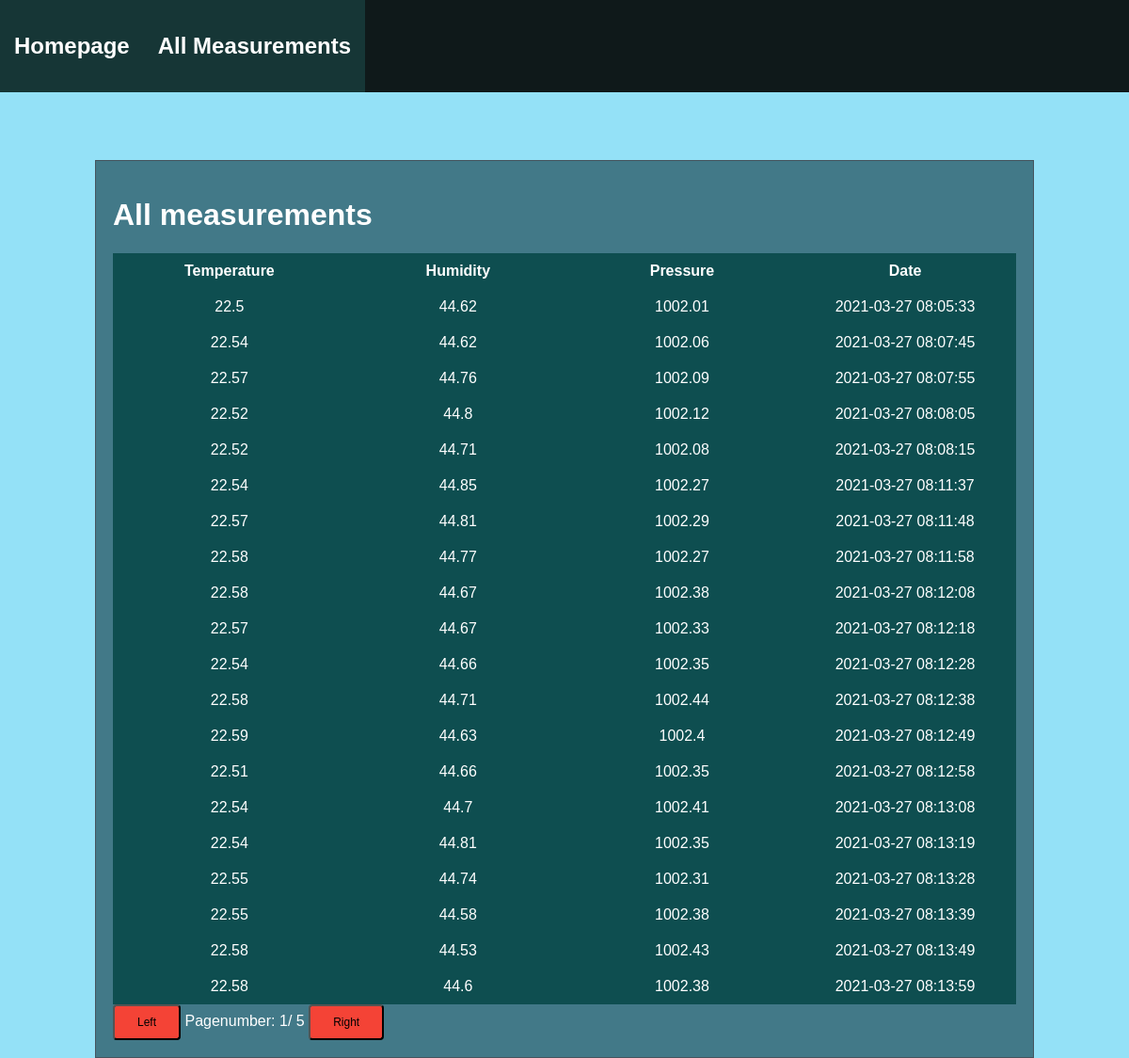
Page /measurements on the earlier database version.
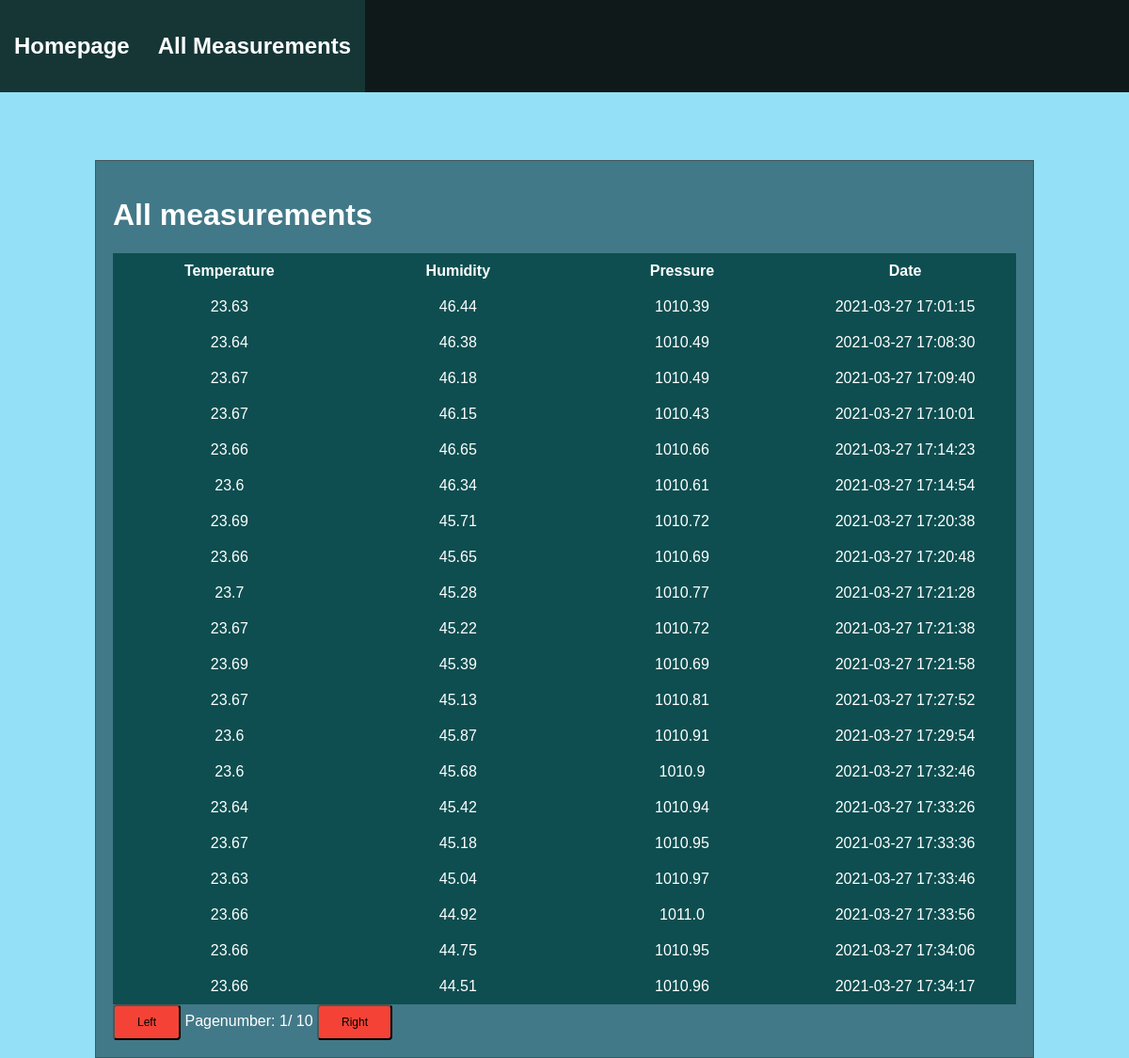
Same page on the later database version.
### tables this page shows
CREATE TABLE measurements(
    temp FLOAT(2) NOT NULL,
    hum FLOAT(2) NOT NULL,
    press FLOAT(2) NOT NULL,
    date TIMESTAMP NOT NULL
 );

### app.py (the view)
@app.route("/measurements")
def measurements():
    return render_template("/html/measurements.html", config=__CONFIG, data=db.get_measurements())

### measurements_db.py (called while the page is built)
def get_measurements():
    with sqlite3.connect(
        __MEASUREMENTS_DB, detect_types=sqlite3.PARSE_DECLTYPES | sqlite3.PARSE_COLNAMES
        ) as conn:
        cur = conn.cursor()
        cur.execute("SELECT * FROM measurements ORDER BY date ASC")
        return cur.fetchall()

### templates/html/measurements.html (shortened to what this page needs)
<!DOCTYPE html>
    {% extends "/html/layout.html" %}
    {% set active_page = "measurements" %}
    {% block content %}
        <h1>All measurements</h1>
            <table>
                    <tr>
                        <th>Temperature</th>
                        <th>Humidity</th>
                        <th>Pressure</th>
                        <th>Date</th>
                    </tr>
                <tbody id="messages">
                {% for n in data[0:20] %}
                    <tr>
                        <td> {{n[0]}} </td>
                        <td> {{n[1]}} </td>
                        <td> {{n[2]}} </td>
                        <td> {{n[3]}} </td>
                    </tr>
                {% endfor %}
                </tbody>
            </table>
            <button id="left"> Left </button>
            <div id="pagenum">Pagenumber: 1/ {{((data|length)/20)|round|int}}</div>
            <button id="right"> Right </button>
{% endblock content %}

### templates/html/layout.html (shortened to what this page needs)
<!DOCTYPE html>
<html>
    <head>
    <link rel="stylesheet" href="{{config['prefix']}}/static/style/main.css">
    </head>
    <body>
        <nav>
            {% set menu_bar = [
                ('./home', 'home', 'Homepage'),
                ('./measurements', 'measurements', 'All Measurements'),
            ] -%}
            {% set active_page = active_page|default('home') -%}
            <ul>
                {% for href, id, caption in menu_bar %}
                <li><a {% if id == active_page %} class="active" {% endif %} href="{{ href|e }}"><h2>{{ caption|e }}</h2></a></li>
                {% endfor %}
            </ul>
        </nav>
        <main>
            {% block content %}{% endblock %}
        </main>
    </body>
</html>

### static/style/main.css (style rules this page uses)
body { margin: 0; background-color: #92e1f7f8; height:100vh; width: 100%; display: flex; font-family: sans-serif; margin-top: 100px; align-items: center; }
nav ul { background-color: rgb(15, 25, 26); list-style-type: none; margin: 0; padding: 0; top: 0; left: 0; overflow: hidden; position: fixed; width: 100%; }
nav ul li { float: left; }
nav ul li a { display: block; color: white; text-decoration: none; text-align: center; padding: 15px 15px; }
nav ul .active { background-color: rgb(22, 54, 54); }
main { display: inline-block; color: white; width: 80%; height:fit-content; margin: auto; margin-top: 70px; background-color: #407785f8; padding: 18px; border: 1px solid rgb(69, 84, 94); }
table { border-collapse: collapse; }
td, th { padding: 0.5rem; width: 300px; background-color:none; padding: 10px; margin: 10px 10px; background-color: rgb(14, 78, 80); color: white; text-align: center; }
div[id="pagenum"] { display: inline-block; }
button { display:inline-block; background-color: #f44336; border-radius: 4px; padding: 10px 24px; font-size: 12px; }

Differences in the rows shown:
changed measurements (number 1 of 20 on the later page): temp "22.5" → "23.63"; hum "44.62" → "46.44"; press "1002.01" → "1010.39"; date "2021-03-27 08:05:33" → "2021-03-27 17:01:15"
changed measurements (number 2 of 20 on the later page): temp "22.54" → "23.64"; hum "44.62" → "46.38"; press "1002.06" → "1010.49"; date "2021-03-27 08:07:45" → "2021-03-27 17:08:30"
changed measurements (number 3 of 20 on the later page): temp "22.57" → "23.67"; hum "44.76" → "46.18"; press "1002.09" → "1010.49"; date "2021-03-27 08:07:55" → "2021-03-27 17:09:40"
changed measurements (number 4 of 20 on the later page): temp "22.52" → "23.67"; hum "44.8" → "46.15"; press "1002.12" → "1010.43"; date "2021-03-27 08:08:05" → "2021-03-27 17:10:01"
changed measurements (number 5 of 20 on the later page): temp "22.52" → "23.66"; hum "44.71" → "46.65"; press "1002.08" → "1010.66"; date "2021-03-27 08:08:15" → "2021-03-27 17:14:23"
changed measurements (number 6 of 20 on the later page): temp "22.54" → "23.6"; hum "44.85" → "46.34"; press "1002.27" → "1010.61"; date "2021-03-27 08:11:37" → "2021-03-27 17:14:54"
changed measurements (number 7 of 20 on the later page): temp "22.57" → "23.69"; hum "44.81" → "45.71"; press "1002.29" → "1010.72"; date "2021-03-27 08:11:48" → "2021-03-27 17:20:38"
changed measurements (number 8 of 20 on the later page): temp "22.58" → "23.66"; hum "44.77" → "45.65"; press "1002.27" → "1010.69"; date "2021-03-27 08:11:58" → "2021-03-27 17:20:48"
changed measurements (number 9 of 20 on the later page): temp "22.58" → "23.7"; hum "44.67" → "45.28"; press "1002.38" → "1010.77"; date "2021-03-27 08:12:08" → "2021-03-27 17:21:28"
changed measurements (number 10 of 20 on the later page): temp "22.57" → "23.67"; hum "44.67" → "45.22"; press "1002.33" → "1010.72"; date "2021-03-27 08:12:18" → "2021-03-27 17:21:38"
changed measurements (number 11 of 20 on the later page): temp "22.54" → "23.69"; hum "44.66" → "45.39"; press "1002.35" → "1010.69"; date "2021-03-27 08:12:28" → "2021-03-27 17:21:58"
changed measurements (number 12 of 20 on the later page): temp "22.58" → "23.67"; hum "44.71" → "45.13"; press "1002.44" → "1010.81"; date "2021-03-27 08:12:38" → "2021-03-27 17:27:52"
changed measurements (number 13 of 20 on the later page): temp "22.59" → "23.6"; hum "44.63" → "45.87"; press "1002.4" → "1010.91"; date "2021-03-27 08:12:49" → "2021-03-27 17:29:54"
changed measurements (number 14 of 20 on the later page): temp "22.51" → "23.6"; hum "44.66" → "45.68"; press "1002.35" → "1010.9"; date "2021-03-27 08:12:58" → "2021-03-27 17:32:46"
changed measurements (number 15 of 20 on the later page): temp "22.54" → "23.64"; hum "44.7" → "45.42"; press "1002.41" → "1010.94"; date "2021-03-27 08:13:08" → "2021-03-27 17:33:26"
changed measurements (number 16 of 20 on the later page): temp "22.54" → "23.67"; hum "44.81" → "45.18"; press "1002.35" → "1010.95"; date "2021-03-27 08:13:19" → "2021-03-27 17:33:36"
changed measurements (number 17 of 20 on the later page): temp "22.55" → "23.63"; hum "44.74" → "45.04"; press "1002.31" → "1010.97"; date "2021-03-27 08:13:28" → "2021-03-27 17:33:46"
changed measurements (number 18 of 20 on the later page): temp "22.55" → "23.66"; hum "44.58" → "44.92"; press "1002.38" → "1011.0"; date "2021-03-27 08:13:39" → "2021-03-27 17:33:56"
changed measurements (number 19 of 20 on the later page): temp "22.58" → "23.66"; hum "44.53" → "44.75"; press "1002.43" → "1010.95"; date "2021-03-27 08:13:49" → "2021-03-27 17:34:06"
changed measurements (number 20 of 20 on the later page): temp "22.58" → "23.66"; hum "44.6" → "44.51"; press "1002.38" → "1010.96"; date "2021-03-27 08:13:59" → "2021-03-27 17:34:17"
Other differences:
{{ ((data|length)/20)|round|int }}: "5" → "10"
